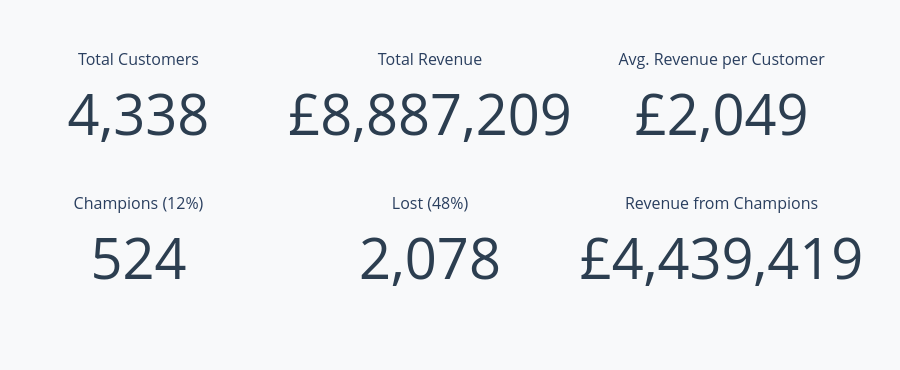

Notebook source saved alongside this figure:
### Code cell
fig = make_subplots(
    rows=2, cols=3,
    specs=[[{'type': 'indicator'}]*3,
           [{'type': 'indicator'}]*3]
)

kpis = [
    ('Total Customers', total_cust, "", ","),
    ('Total Revenue', total_rev, "£", ",.0f"),
    ('Avg. Revenue per Customer', avg_rev, "£", ",.0f"),

    (f"Champions ({champ_perc:.0f}%)", champ_count, "", ","),
    (f"Lost ({lost_perc:.0f}%)", lost_count, "", ","),
    ('Revenue from Champions', champ_rev, "£", ",.0f")
]

for i, (title, value, prefix, fmt) in enumerate(kpis, start=1):
    fig.add_trace(go.Indicator(
        mode="number",
        value=value,
        number={
            'prefix': prefix,
            'valueformat': fmt,
            'font': {'size': 56, 'color': '#2c3e50'}},
        title={'text': title, 'font': {'size': 16}}
    ),
    row=(i-1)//3 + 1,
    col=(i-1)%3 + 1)

fig.update_layout(
    height=370,
    margin=dict(t=60, b=60, l=20, r=60),
    paper_bgcolor="#f8f9fa"
)

fig.show()

### Figure 1 — Plotly figure (JSON) as saved in the notebook; plotly's stock layout.template omitted (floating-point values rounded to 4 significant figures)
{"data": [{"domain": {"x": [0, 0.2889], "y": [0.575, 1]}, "mode": "number", "number": {"font": {"color": "#2c3e50", "size": 56}, "prefix": "", "valueformat": ","}, "title": {"font": {"size": 16}, "text": "Total Customers"}, "type": "indicator", "value": 4338}, {"domain": {"x": [0.3556, 0.6444], "y": [0.575, 1]}, "mode": "number", "number": {"font": {"color": "#2c3e50", "size": 56}, "prefix": "£", "valueformat": ",.0f"}, "title": {"font": {"size": 16}, "text": "Total Revenue"}, "type": "indicator", "value": 8887000.0}, {"domain": {"x": [0.7111, 1], "y": [0.575, 1]}, "mode": "number", "number": {"font": {"color": "#2c3e50", "size": 56}, "prefix": "£", "valueformat": ",.0f"}, "title": {"font": {"size": 16}, "text": "Avg. Revenue per Customer"}, "type": "indicator", "value": 2049.0}, {"domain": {"x": [0, 0.2889], "y": [0, 0.425]}, "mode": "number", "number": {"font": {"color": "#2c3e50", "size": 56}, "prefix": "", "valueformat": ","}, "title": {"font": {"size": 16}, "text": "Champions (12%)"}, "type": "indicator", "value": 524}, {"domain": {"x": [0.3556, 0.6444], "y": [0, 0.425]}, "mode": "number", "number": {"font": {"color": "#2c3e50", "size": 56}, "prefix": "", "valueformat": ","}, "title": {"font": {"size": 16}, "text": "Lost (48%)"}, "type": "indicator", "value": 2078}, {"domain": {"x": [0.7111, 1], "y": [0, 0.425]}, "mode": "number", "number": {"font": {"color": "#2c3e50", "size": 56}, "prefix": "£", "valueformat": ",.0f"}, "title": {"font": {"size": 16}, "text": "Revenue from Champions"}, "type": "indicator", "value": 4439000.0}], "layout": {"height": 370, "margin": {"b": 60, "l": 20, "r": 60, "t": 60}, "paper_bgcolor": "#f8f9fa"}}
